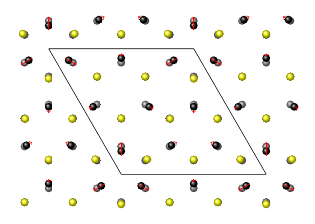

Generate this figure with Python:
#!/usr/bin/env python3

import elphmod
import numpy as np
import storylines

pw = elphmod.bravais.read_pwi('TaS2_sym.scf')
Pw = elphmod.bravais.read_pwi('TaS2_cdw.scf')

header, qpoints, dynmats, footer, amass = elphmod.ph.read_fildyn('TaS2_cdw.dyn')

#dynmats0 = elphmod.ph.read_fildyn('../ph/dyn5')[2]

#w2 = np.linalg.eigvalsh(dynmats0[0] * (elphmod.misc.Ry * 1e3) ** 2)

W2, U = np.linalg.eigh(dynmats[0] * (elphmod.misc.Ry * 1e3) ** 2)

for i in range(U.shape[1]):
    U[i] /= np.sqrt(amass[i // 3])

for nu in range(U.shape[1]):
    U[:, nu] /= np.linalg.norm(U[:, nu])

U = U.reshape((-1, 3, U.shape[-1])).real

a = elphmod.bravais.primitives(**Pw)

r = np.dot(pw['r'], a)
R = np.dot(Pw['r'], a)

print('Maximum displacement: %.2g%%'
    % (100 * np.linalg.norm(R - r, axis=1).max() / (np.linalg.norm(a[0]) / 3)))

nu_Higgs = np.argmax([abs(((R - r) * U[..., nu]).sum())
    for nu in range(U.shape[-1]) if nu != 79])

print('Higgs mode: %s, %g meV' % (nu_Higgs, np.sqrt(W2[nu_Higgs])))

#print('Ratio: (%g / %g)^2 = %g' % (elphmod.ph.sgnsqrt(W2[nu_Higgs]), elphmod.ph.sgnsqrt(w2[0]), W2[nu_Higgs] / w2[0]))

n = np.empty_like(R)

R1 = (r.T + (R - r).T * (5.0 + 0.3 / np.linalg.norm(R - r, axis=1))).T
R2 = R1 + 2 * U[..., nu_Higgs]

R = r + (R - r) * 5.0

#R1 = R
#R2 = R1 + 5 * U[..., 0]

Ta = np.array([X == 'Ta' for X in Pw['at']])

RTa = R[Ta]
RS = R[~Ta]

R1 = R1[Ta]
R2 = R2[Ta]

SC = [-1, 0, 1]

r = np.concatenate(tuple(r + n1 * a[0] + n2 * a[1]
    for n1 in SC for n2 in SC))

R1 = np.concatenate(tuple(R1 + n1 * a[0] + n2 * a[1]
    for n1 in SC for n2 in SC))

R2 = np.concatenate(tuple(R2 + n1 * a[0] + n2 * a[1]
    for n1 in SC for n2 in SC))

RTa = np.concatenate(tuple(RTa + n1 * a[0] + n2 * a[1]
    for n1 in SC for n2 in SC))

RS = np.concatenate(tuple(RS + n1 * a[0] + n2 * a[1]
    for n1 in SC for n2 in SC))

margin = 3.0

plot = storylines.Plot(
    style = 'NatCommun',

    xyaxes = False,

    height = 0,

    xmax = a[0, 0] + margin,
    xmin = a[1, 0] - margin,
    ymin = -margin,
    ymax = a[1, 1] + margin,
    )

plot.line(*list(zip(0 * a[0], a[0], a[0] + a[1], a[1], 0 * a[1]))[:2])

atom = dict(mark='ball', mark_size='1mm', only_marks=True, omit=False, cut=True)

plot.line(*list(zip(*r))[:2], ball_color='gray', **atom)
plot.line(*list(zip(*RTa))[:2], ball_color='black', **atom)
plot.line(*list(zip(*RS))[:2], ball_color='yellow', **atom)

for i in range(len(RTa)):
    if plot.xmin < RTa[i, 0] < plot.xmax and plot.ymin < RTa[i, 1] < plot.ymax:
        plot.code(r'\draw[draw=orange, ->, line width=0.3mm] (<x=%g>, <y=%g>) -- (<x=%g>, <y=%g>);' % (R1[i, 0], R1[i, 1], R2[i, 0], R2[i, 1]))

plot.save('higgs', pdf=True)

plot = storylines.Plot(
    style = 'NatCommun',

    xyaxes = False,

    height = 0,

    xmax = a[0, 0] + margin,
    xmin = a[1, 0] - margin,
    ymin = -margin,
    ymax = a[1, 1] + margin,
    )

plot.line(*list(zip(0 * a[0], a[0], a[0] + a[1], a[1], 0 * a[1]))[:2])

atom = dict(mark='ball', mark_size='1mm', only_marks=True, omit=False, cut=True)

plot.line(*list(zip(*r))[:2], ball_color='gray', **atom)
plot.line(*list(zip(*RTa))[:2], ball_color='black', **atom)
plot.line(*list(zip(*RS))[:2], ball_color='yellow', **atom)

#for i in range(len(RTa)):
#    if plot.xmin < RTa[i, 0] < plot.xmax and plot.ymin < RTa[i, 1] < plot.ymax:
#        plot.code(r'\draw[draw=red, ->] (<x=%g>, <y=%g>) -- (<x=%g>, <y=%g>);' % (R1[i, 0], R1[i, 1], R2[i, 0], R2[i, 1]))

plot.save('symmetric', pdf=True)